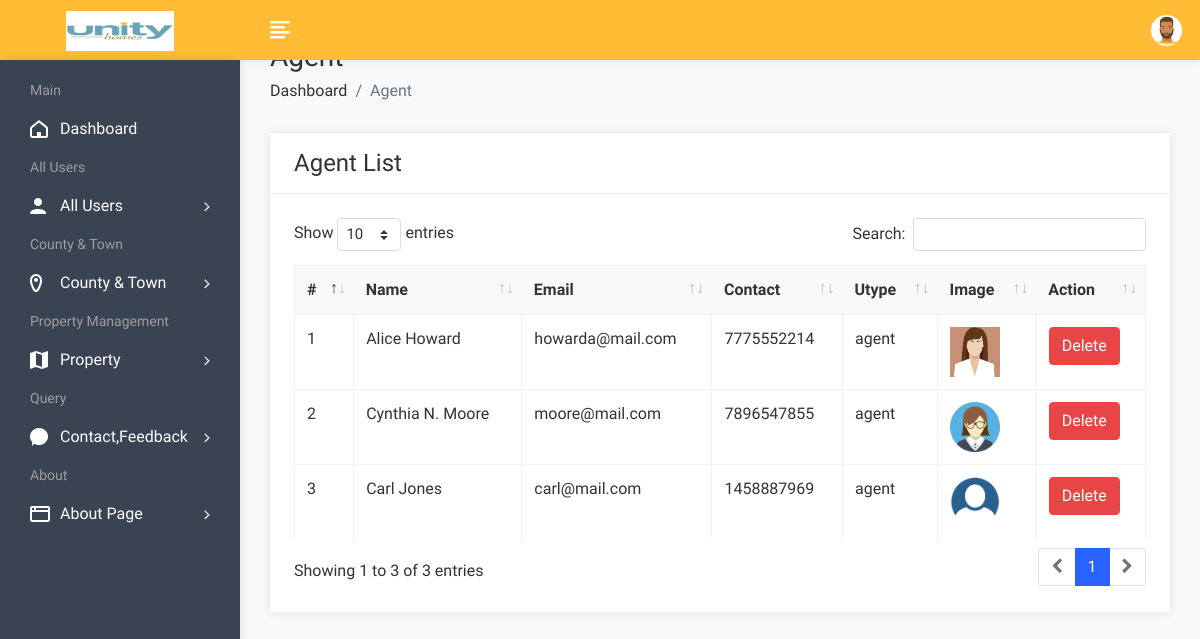
Screenshot of /admin/useragent.php (signed in) with the database file from the repository.
### tables this page shows
CREATE TABLE `user` (
  `uid` int(50) NOT NULL,
  `uname` varchar(100) NOT NULL,
  `uemail` varchar(100) NOT NULL,
  `uphone` varchar(20) NOT NULL,
  `upass` varchar(50) NOT NULL,
  `utype` varchar(50) NOT NULL,
  `uimage` varchar(300) NOT NULL
);

### admin/useragent.php (the view, shortened to what this page needs)
<!DOCTYPE html>
<html lang="en">
<head>
        <link rel="stylesheet" href="assets/css/bootstrap.min.css">
        <link rel="stylesheet" href="assets/css/font-awesome.min.css">
        <link rel="stylesheet" href="assets/css/feathericon.min.css">
		<link rel="stylesheet" href="assets/plugins/datatables/dataTables.bootstrap4.min.css">
		<link rel="stylesheet" href="assets/plugins/datatables/responsive.bootstrap4.min.css">
		<link rel="stylesheet" href="assets/plugins/datatables/select.bootstrap4.min.css">
		<link rel="stylesheet" href="assets/plugins/datatables/buttons.bootstrap4.min.css">
        <link rel="stylesheet" href="assets/css/style.css">
    </head>
    <body>
				<?php include("header.php"); ?>
            <div class="page-wrapper">
                <div class="content container-fluid">
					<div class="page-header">
						<div class="row">
							<div class="col">
								<h3 class="page-title">Agent</h3>
								<ul class="breadcrumb">
									<li class="breadcrumb-item"><a href="dashboard.php">Dashboard</a></li>
									<li class="breadcrumb-item active">Agent</li>
								</ul>
							</div>
						</div>
					</div>
					<div class="row">
						<div class="col-sm-12">
							<div class="card">
								<div class="card-header">
									<h4 class="card-title">Agent List</h4>
								</div>
								<div class="card-body">
									<table id="basic-datatable" class="table table-bordered table-hover">
                                            <thead>
                                                <tr>
                                                    <th>#</th>
                                                    <th>Name</th>
                                                    <th>Email</th>
                                                    <th>Contact</th>
                                                    <th>Utype</th>
													<th>Image</th>
                                                    <th>Action</th>
                                                </tr>
                                            </thead>
                                            <tbody>
											<?php
												$query=mysqli_query($con,"select * from user where utype='agent'");
												$cnt=1;
												while($row=mysqli_fetch_row($query))
													{
											?>
                                                <tr>
                                                    <td><?php echo $cnt; ?></td>
                                                    <td><?php echo $row['1']; ?></td>
                                                    <td><?php echo $row['2']; ?></td>
                                                    <td><?php echo $row['3']; ?></td>
                                                    <td><?php echo $row['5']; ?></td>
													<td><img src="user/<?php echo $row['6']; ?>" height="50px" width="50px"></td>
                                                    <td><a href="useragentdelete.php?id=<?php echo $row['0']; ?>"><button class="btn btn-danger">Delete</button></a></td>
                                                </tr>
                                                <?php
												$cnt=$cnt+1;
												}
												?>
                                            </tbody>
                                        </table>
								</div>
							</div>
						</div>
					</div>
				</div>
			</div>
    </body>
</html>

### rows the page displays
user: uname "Alice Howard", uemail "howarda@mail.com", uphone "7775552214", utype "agent", uimage (picture)
user: uname "Cynthia N. Moore", uemail "moore@mail.com", uphone "7896547855", utype "agent", uimage (placeholder picture)
user: uname "Carl Jones", uemail "carl@mail.com", uphone "1458887969", utype "agent", uimage (picture)
